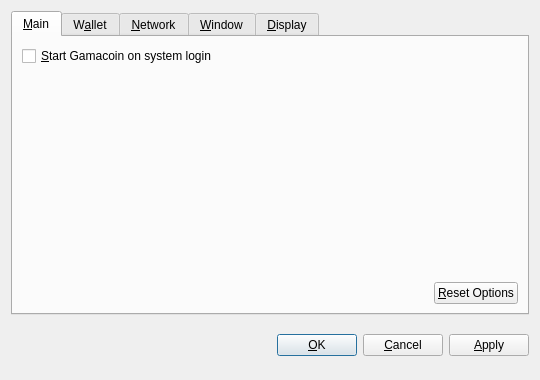
<?xml version="1.0" encoding="UTF-8"?>
<ui version="4.0">
 <class>OptionsDialog</class>
 <widget class="QDialog" name="OptionsDialog">
  <property name="geometry">
   <rect>
    <x>0</x>
    <y>0</y>
    <width>540</width>
    <height>380</height>
   </rect>
  </property>
  <property name="windowTitle">
   <string>Options</string>
  </property>
  <property name="modal">
   <bool>true</bool>
  </property>
  <layout class="QVBoxLayout" name="verticalLayout">
   <item>
    <widget class="QTabWidget" name="tabWidget">
     <property name="tabPosition">
      <enum>QTabWidget::North</enum>
     </property>
     <property name="currentIndex">
      <number>0</number>
     </property>
     <widget class="QWidget" name="tabMain">
      <attribute name="title">
       <string>&amp;Main</string>
      </attribute>
      <layout class="QVBoxLayout" name="verticalLayout_Main">
       <item>
        <widget class="QCheckBox" name="bitcoinAtStartup">
         <property name="toolTip">
          <string>Automatically start Gamacoin after logging in to the system.</string>
         </property>
         <property name="text">
          <string>&amp;Start Gamacoin on system login</string>
         </property>
        </widget>
       </item>
       <item>
        <spacer name="verticalSpacer_Main">
         <property name="orientation">
          <enum>Qt::Vertical</enum>
         </property>
         <property name="sizeHint" stdset="0">
          <size>
           <width>20</width>
           <height>40</height>
          </size>
         </property>
        </spacer>
       </item>
       <item>
        <layout class="QHBoxLayout" name="horizontalLayout_2_Main">
         <item>
          <spacer name="horizontalSpacer_2_Main">
           <property name="orientation">
            <enum>Qt::Horizontal</enum>
           </property>
           <property name="sizeHint" stdset="0">
            <size>
             <width>40</width>
             <height>20</height>
            </size>
           </property>
          </spacer>
         </item>
         <item>
          <widget class="QPushButton" name="resetButton">
           <property name="toolTip">
            <string>Reset all client options to default.</string>
           </property>
           <property name="text">
            <string>&amp;Reset Options</string>
           </property>
           <property name="autoDefault">
            <bool>false</bool>
           </property>
          </widget>
         </item>
        </layout>
       </item>
      </layout>
     </widget>
     <widget class="QWidget" name="tabWallet">
      <attribute name="title">
       <string>W&amp;allet</string>
      </attribute>
      <layout class="QVBoxLayout" name="verticalLayout_Network">
       <item>
        <widget class="QLabel" name="transactionFeeInfoLabel">
         <property name="text">
          <string>Optional transaction fee per kB that helps make sure your transactions are processed quickly. Most transactions are 1 kB.</string>
         </property>
         <property name="textFormat">
          <enum>Qt::PlainText</enum>
         </property>
         <property name="wordWrap">
          <bool>true</bool>
         </property>
        </widget>
       </item>
       <item>
        <layout class="QHBoxLayout" name="horizontalLayout_1_Main">
         <item>
          <widget class="QLabel" name="transactionFeeLabel">
           <property name="text">
            <string>Pay transaction &amp;fee</string>
           </property>
           <property name="textFormat">
            <enum>Qt::PlainText</enum>
           </property>
           <property name="buddy">
            <cstring>transactionFee</cstring>
           </property>
          </widget>
         </item>
         <item>
          <widget class="BitcoinAmountField" name="transactionFee"/>
         </item>
         <item>
          <spacer name="horizontalSpacer_1_Main">
           <property name="orientation">
            <enum>Qt::Horizontal</enum>
           </property>
           <property name="sizeHint" stdset="0">
            <size>
             <width>40</width>
             <height>20</height>
            </size>
           </property>
          </spacer>
         </item>
        </layout>
       </item>
       <item>
        <widget class="QLabel" name="label">
         <property name="text">
          <string>If you disable the spending of unconfirmed change, the change from a transaction cannot be used until that transaction has at least one confirmation. This also affects how your balance is computed.</string>
         </property>
         <property name="wordWrap">
          <bool>true</bool>
         </property>
        </widget>
       </item>
       <item>
        <widget class="QCheckBox" name="spendZeroConfChange">
         <property name="text">
          <string>Spend unconfirmed change  (experts only)</string>
         </property>
        </widget>
       </item>
       <item>
        <spacer name="verticalSpacer">
         <property name="orientation">
          <enum>Qt::Vertical</enum>
         </property>
         <property name="sizeHint" stdset="0">
          <size>
           <width>20</width>
           <height>40</height>
          </size>
         </property>
        </spacer>
       </item>
      </layout>
     </widget>
     <widget class="QWidget" name="tabNetwork">
      <attribute name="title">
       <string>&amp;Network</string>
      </attribute>
      <layout class="QVBoxLayout" name="verticalLayout_Network">
       <item>
        <widget class="QCheckBox" name="mapPortUpnp">
         <property name="toolTip">
          <string>Automatically open the Gamacoin client port on the router. This only works when your router supports UPnP and it is enabled.</string>
         </property>
         <property name="text">
          <string>Map port using &amp;UPnP</string>
         </property>
        </widget>
       </item>
       <item>
        <widget class="QCheckBox" name="connectSocks">
         <property name="toolTip">
          <string>Connect to the Gamacoin network through a SOCKS proxy (e.g. when connecting through Tor).</string>
         </property>
         <property name="text">
          <string>&amp;Connect through SOCKS proxy:</string>
         </property>
        </widget>
       </item>
       <item>
        <layout class="QHBoxLayout" name="horizontalLayout_Network">
         <item>
          <widget class="QLabel" name="proxyIpLabel">
           <property name="text">
            <string>Proxy &amp;IP:</string>
           </property>
           <property name="textFormat">
            <enum>Qt::PlainText</enum>
           </property>
           <property name="buddy">
            <cstring>proxyIp</cstring>
           </property>
          </widget>
         </item>
         <item>
          <widget class="QValidatedLineEdit" name="proxyIp">
           <property name="maximumSize">
            <size>
             <width>140</width>
             <height>16777215</height>
            </size>
           </property>
           <property name="toolTip">
            <string>IP address of the proxy (e.g. 127.0.0.1)</string>
           </property>
          </widget>
         </item>
         <item>
          <widget class="QLabel" name="proxyPortLabel">
           <property name="text">
            <string>&amp;Port:</string>
           </property>
           <property name="textFormat">
            <enum>Qt::PlainText</enum>
           </property>
           <property name="buddy">
            <cstring>proxyPort</cstring>
           </property>
          </widget>
         </item>
         <item>
          <widget class="QLineEdit" name="proxyPort">
           <property name="maximumSize">
            <size>
             <width>55</width>
             <height>16777215</height>
            </size>
           </property>
           <property name="toolTip">
            <string>Port of the proxy (e.g. 9050)</string>
           </property>
          </widget>
         </item>
         <item>
          <widget class="QLabel" name="socksVersionLabel">
           <property name="text">
            <string>SOCKS &amp;Version:</string>
           </property>
           <property name="textFormat">
            <enum>Qt::PlainText</enum>
           </property>
           <property name="buddy">
            <cstring>socksVersion</cstring>
           </property>
          </widget>
         </item>
         <item>
          <widget class="QValueComboBox" name="socksVersion">
           <property name="toolTip">
            <string>SOCKS version of the proxy (e.g. 5)</string>
           </property>
          </widget>
         </item>
         <item>
          <spacer name="horizontalSpacer_Network">
           <property name="orientation">
            <enum>Qt::Horizontal</enum>
           </property>
           <property name="sizeHint" stdset="0">
            <size>
             <width>40</width>
             <height>20</height>
            </size>
           </property>
          </spacer>
         </item>
        </layout>
       </item>
       <item>
        <spacer name="verticalSpacer_Network">
         <property name="orientation">
          <enum>Qt::Vertical</enum>
         </property>
         <property name="sizeHint" stdset="0">
          <size>
           <width>20</width>
           <height>40</height>
          </size>
         </property>
        </spacer>
       </item>
      </layout>
     </widget>
     <widget class="QWidget" name="tabWindow">
      <attribute name="title">
       <string>&amp;Window</string>
      </attribute>
      <layout class="QVBoxLayout" name="verticalLayout_Window">
       <item>
        <widget class="QCheckBox" name="minimizeToTray">
         <property name="toolTip">
          <string>Show only a tray icon after minimizing the window.</string>
         </property>
         <property name="text">
          <string>&amp;Minimize to the tray instead of the taskbar</string>
         </property>
        </widget>
       </item>
       <item>
        <widget class="QCheckBox" name="minimizeOnClose">
         <property name="toolTip">
          <string>Minimize instead of exit the application when the window is closed. When this option is enabled, the application will be closed only after selecting Quit in the menu.</string>
         </property>
         <property name="text">
          <string>M&amp;inimize on close</string>
         </property>
        </widget>
       </item>
       <item>
        <spacer name="verticalSpacer_Window">
         <property name="orientation">
          <enum>Qt::Vertical</enum>
         </property>
         <property name="sizeHint" stdset="0">
          <size>
           <width>20</width>
           <height>40</height>
          </size>
         </property>
        </spacer>
       </item>
      </layout>
     </widget>
     <widget class="QWidget" name="tabDisplay">
      <attribute name="title">
       <string>&amp;Display</string>
      </attribute>
      <layout class="QVBoxLayout" name="verticalLayout_Display">
       <item>
        <layout class="QHBoxLayout" name="horizontalLayout_1_Display">
         <item>
          <widget class="QLabel" name="langLabel">
           <property name="text">
            <string>User Interface &amp;language:</string>
           </property>
           <property name="textFormat">
            <enum>Qt::PlainText</enum>
           </property>
           <property name="buddy">
            <cstring>lang</cstring>
           </property>
          </widget>
         </item>
         <item>
          <widget class="QValueComboBox" name="lang">
           <property name="toolTip">
            <string>The user interface language can be set here. This setting will take effect after restarting Gamacoin.</string>
           </property>
          </widget>
         </item>
        </layout>
       </item>
       <item>
        <layout class="QHBoxLayout" name="horizontalLayout_2_Display">
         <item>
          <widget class="QLabel" name="unitLabel">
           <property name="text">
            <string>&amp;Unit to show amounts in:</string>
           </property>
           <property name="textFormat">
            <enum>Qt::PlainText</enum>
           </property>
           <property name="buddy">
            <cstring>unit</cstring>
           </property>
          </widget>
         </item>
         <item>
          <widget class="QValueComboBox" name="unit">
           <property name="toolTip">
            <string>Choose the default subdivision unit to show in the interface and when sending coins.</string>
           </property>
          </widget>
         </item>
        </layout>
       </item>
       <item>
        <widget class="QCheckBox" name="displayAddresses">
         <property name="toolTip">
          <string>Whether to show Gamacoin addresses in the transaction list or not.</string>
         </property>
         <property name="text">
          <string>&amp;Display addresses in transaction list</string>
         </property>
        </widget>
       </item>
       <item>
        <widget class="QCheckBox" name="coinControlFeatures">
         <property name="toolTip">
          <string>Whether to show coin control features or not.</string>
         </property>
         <property name="text">
          <string>Display coin &amp;control features (experts only!)</string>
         </property>
        </widget>
       </item>
       <item>
        <spacer name="verticalSpacer_Display">
         <property name="orientation">
          <enum>Qt::Vertical</enum>
         </property>
         <property name="sizeHint" stdset="0">
          <size>
           <width>20</width>
           <height>40</height>
          </size>
         </property>
        </spacer>
       </item>
      </layout>
     </widget>
    </widget>
   </item>
   <item>
    <layout class="QHBoxLayout" name="horizontalLayout_Buttons">
     <item>
      <spacer name="horizontalSpacer_1">
       <property name="orientation">
        <enum>Qt::Horizontal</enum>
       </property>
       <property name="sizeHint" stdset="0">
        <size>
         <width>40</width>
         <height>48</height>
        </size>
       </property>
      </spacer>
     </item>
     <item>
      <widget class="QLabel" name="statusLabel">
       <property name="font">
        <font>
         <weight>75</weight>
         <bold>true</bold>
        </font>
       </property>
       <property name="text">
        <string/>
       </property>
       <property name="textFormat">
        <enum>Qt::PlainText</enum>
       </property>
       <property name="wordWrap">
        <bool>true</bool>
       </property>
      </widget>
     </item>
     <item>
      <spacer name="horizontalSpacer_2">
       <property name="orientation">
        <enum>Qt::Horizontal</enum>
       </property>
       <property name="sizeHint" stdset="0">
        <size>
         <width>40</width>
         <height>48</height>
        </size>
       </property>
      </spacer>
     </item>
     <item>
      <widget class="QPushButton" name="okButton">
       <property name="text">
        <string>&amp;OK</string>
       </property>
      </widget>
     </item>
     <item>
      <widget class="QPushButton" name="cancelButton">
       <property name="text">
        <string>&amp;Cancel</string>
       </property>
       <property name="autoDefault">
        <bool>false</bool>
       </property>
      </widget>
     </item>
     <item>
      <widget class="QPushButton" name="applyButton">
       <property name="text">
        <string>&amp;Apply</string>
       </property>
       <property name="autoDefault">
        <bool>false</bool>
       </property>
      </widget>
     </item>
    </layout>
   </item>
  </layout>
 </widget>
 <customwidgets>
  <customwidget>
   <class>BitcoinAmountField</class>
   <extends>QSpinBox</extends>
   <header>bitcoinamountfield.h</header>
  </customwidget>
  <customwidget>
   <class>QValueComboBox</class>
   <extends>QComboBox</extends>
   <header>qvaluecombobox.h</header>
  </customwidget>
  <customwidget>
   <class>QValidatedLineEdit</class>
   <extends>QLineEdit</extends>
   <header>qvalidatedlineedit.h</header>
  </customwidget>
 </customwidgets>
 <resources/>
 <connections/>
</ui>
